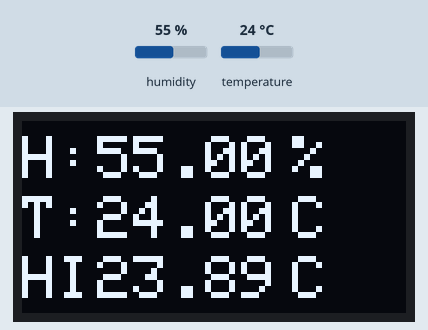
This sketch was run on a simulated Arduino Uno, built with avr-gcc and run on an emulated ATmega328P. On the bench: 128×64 one-colour display. The inputs (shaded band) are chosen by the test bench; at power-on: humidity 55 %, temperature 24 °C. What the sketch prints to the serial monitor is not drawn.

Above: at 1.2 s.
1.3 s: humidity set to 68 %
At 2.8 s:
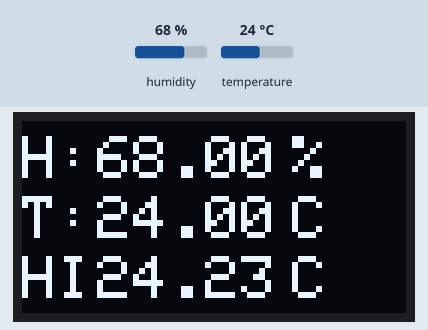
4.1 s: temperature set to 12 °C
At 5.0 s:
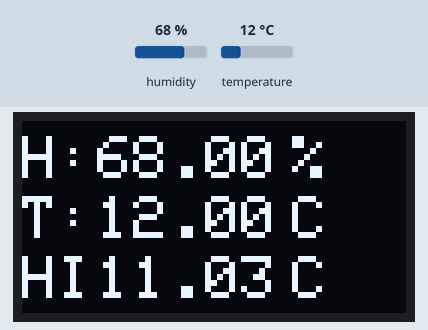
6.9 s: humidity set to 22 %
At 9.5 s:
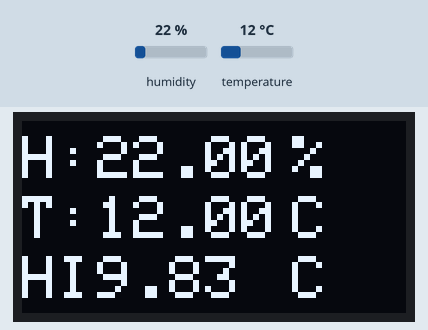
10.0 s: temperature set to 19 °C
At 11.7 s:
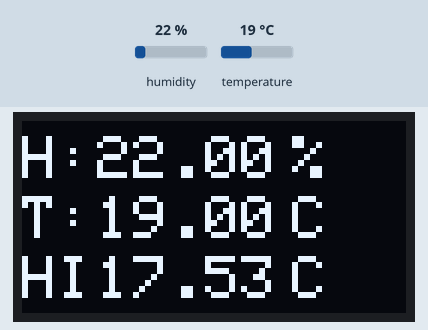
Timing chart, 0 to 13.2 s (numbered marks = the images above; inputs shaded):
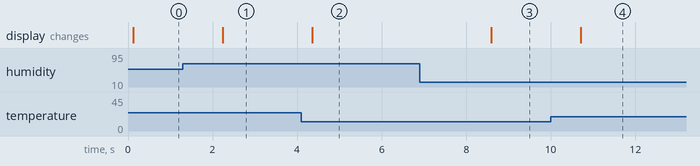

The sketch:

sketch_wemos_dht11_oled.ino
```cpp
#include "DHT.h"
#define DHTPIN 14 // PIN D5
#define DHTTYPE DHT11   // DHT 11
DHT dht(DHTPIN, DHTTYPE);

#include <Adafruit_GFX.h>
#include <Adafruit_SSD1306.h>
#include <Wire.h>
#include <Adafruit_MLX90614.h>

#define SCREEN_WIDTH 128 // OLED display width, in pixels
#define SCREEN_HEIGHT 64 // OLED display height, in pixels
#define OLED_RESET    -1 // Reset pin # (or -1 if sharing Arduino reset pin)
Adafruit_SSD1306 display(SCREEN_WIDTH, SCREEN_HEIGHT, &Wire, OLED_RESET); //Declaring the display name (display)

void setup() {
  Serial.begin(9600);
  Serial.println(F("DHTxx test!"));
  dht.begin();

  display.begin(SSD1306_SWITCHCAPVCC, 0x3C); //Start the OLED display
  display.clearDisplay();
  display.display();
}

void loop() {
  // Reading temperature or humidity takes about 250 milliseconds!
  // Sensor readings may also be up to 2 seconds 'old' (its a very slow sensor)
  float h = dht.readHumidity();
  // Read temperature as Celsius (the default)
  float t = dht.readTemperature();
  // Read temperature as Fahrenheit (isFahrenheit = true)
  float f = dht.readTemperature(true);

  // Check if any reads failed and exit early (to try again).
  if (isnan(h) || isnan(t) || isnan(f)) {
    Serial.println(F("Failed to read from DHT sensor!"));
    return;
  }

  // Compute heat index in Fahrenheit (the default)
  float hif = dht.computeHeatIndex(f, h);
  // Compute heat index in Celsius (isFahreheit = false)
  float hic = dht.computeHeatIndex(t, h, false);

  Serial.print(F("Humidity: "));
  Serial.print(h);
  Serial.print(F("%  Temperature: "));
  Serial.print(t);
  Serial.print(F("°C "));
  Serial.print(f);
  Serial.print(F("°F  Heat index: "));
  Serial.print(hic);
  Serial.print(F("°C "));
  Serial.print(hif);
  Serial.println(F("°F"));

  // -----------------------------------------
  display.clearDisplay();
  display.setTextColor(WHITE);
  display.setTextSize(2);

  // Humidity --
  display.setCursor(0, 5);
  display.println("H: ");
  display.setCursor(25, 5);
  display.println(h);
  display.setCursor(90, 5);
  display.println("%");

  // Temperature --
  display.setCursor(0, 25);
  display.println("T: ");
  display.setCursor(25, 25);
  display.println(t);
  display.setCursor(90, 25);
  display.println("C");

  // Heat Index --
  display.setCursor(0, 45);
  display.println("HI");
  display.setCursor(25, 45);
  display.println(hic);
  display.setCursor(90, 45);
  display.println("C");
  display.display();
  delay(1000);

}
```

Measured:
- after the input at 1.3 s, the display: changes after 0.95 s (image 1)
- after the input at 4.1 s, the display: changes after 0.26 s (image 2)
- after the input at 6.9 s, the display: changes after 1.7 s (image 3)
- after the input at 10.0 s, the display: changes after 0.71 s (image 4)
